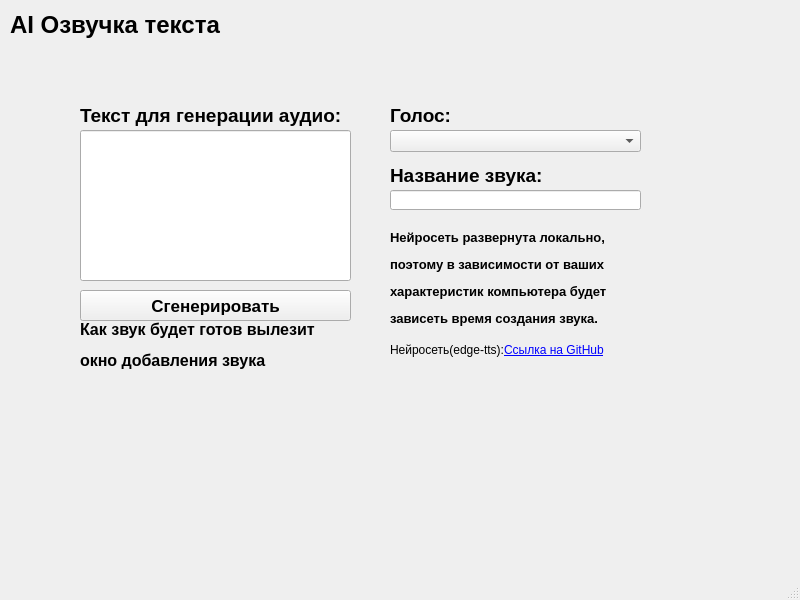
<?xml version="1.0" encoding="UTF-8"?>
<ui version="4.0">
 <class>MainWindow</class>
 <widget class="QMainWindow" name="MainWindow">
  <property name="geometry">
   <rect>
    <x>0</x>
    <y>0</y>
    <width>800</width>
    <height>600</height>
   </rect>
  </property>
  <property name="windowTitle">
   <string>MainWindow</string>
  </property>
  <widget class="QWidget" name="centralwidget">
   <widget class="QLabel" name="label_text">
    <property name="geometry">
     <rect>
      <x>80</x>
      <y>100</y>
      <width>281</width>
      <height>31</height>
     </rect>
    </property>
    <property name="font">
     <font>
      <pointsize>14</pointsize>
     </font>
    </property>
    <property name="text">
     <string>&lt;html&gt;&lt;head/&gt;&lt;body&gt;&lt;p&gt;&lt;span style=&quot; font-weight:600;&quot;&gt;Текст для генерации аудио:&lt;/span&gt;&lt;/p&gt;&lt;/body&gt;&lt;/html&gt;</string>
    </property>
   </widget>
   <widget class="QPushButton" name="pushButton_generated">
    <property name="geometry">
     <rect>
      <x>80</x>
      <y>290</y>
      <width>271</width>
      <height>31</height>
     </rect>
    </property>
    <property name="font">
     <font>
      <pointsize>13</pointsize>
      <weight>75</weight>
      <italic>false</italic>
      <bold>true</bold>
      <underline>false</underline>
      <strikeout>false</strikeout>
     </font>
    </property>
    <property name="text">
     <string>Сгенерировать</string>
    </property>
   </widget>
   <widget class="QLabel" name="label">
    <property name="geometry">
     <rect>
      <x>390</x>
      <y>100</y>
      <width>71</width>
      <height>31</height>
     </rect>
    </property>
    <property name="font">
     <font>
      <pointsize>14</pointsize>
     </font>
    </property>
    <property name="text">
     <string>&lt;html&gt;&lt;head/&gt;&lt;body&gt;&lt;p&gt;&lt;span style=&quot; font-weight:600;&quot;&gt;Голос:&lt;/span&gt;&lt;/p&gt;&lt;/body&gt;&lt;/html&gt;</string>
    </property>
   </widget>
   <widget class="QComboBox" name="comboBox_sing">
    <property name="geometry">
     <rect>
      <x>390</x>
      <y>130</y>
      <width>251</width>
      <height>22</height>
     </rect>
    </property>
   </widget>
   <widget class="QLabel" name="label_welcome_ai">
    <property name="geometry">
     <rect>
      <x>10</x>
      <y>0</y>
      <width>231</width>
      <height>51</height>
     </rect>
    </property>
    <property name="font">
     <font>
      <pointsize>18</pointsize>
     </font>
    </property>
    <property name="text">
     <string>&lt;html&gt;&lt;head/&gt;&lt;body&gt;&lt;p&gt;&lt;span style=&quot; font-weight:600;&quot;&gt;AI Озвучка текста&lt;/span&gt;&lt;/p&gt;&lt;/body&gt;&lt;/html&gt;</string>
    </property>
   </widget>
   <widget class="QLineEdit" name="lineEdit_name_audio">
    <property name="geometry">
     <rect>
      <x>390</x>
      <y>190</y>
      <width>251</width>
      <height>20</height>
     </rect>
    </property>
   </widget>
   <widget class="QLineEdit" name="lineEdit_text_generated">
    <property name="geometry">
     <rect>
      <x>80</x>
      <y>130</y>
      <width>271</width>
      <height>151</height>
     </rect>
    </property>
   </widget>
   <widget class="QLabel" name="label_2">
    <property name="geometry">
     <rect>
      <x>390</x>
      <y>160</y>
      <width>251</width>
      <height>31</height>
     </rect>
    </property>
    <property name="font">
     <font>
      <pointsize>14</pointsize>
     </font>
    </property>
    <property name="text">
     <string>&lt;html&gt;&lt;head/&gt;&lt;body&gt;&lt;p&gt;&lt;span style=&quot; font-weight:600;&quot;&gt;Название звука:&lt;/span&gt;&lt;/p&gt;&lt;/body&gt;&lt;/html&gt;</string>
    </property>
   </widget>
   <widget class="QLabel" name="label_3">
    <property name="geometry">
     <rect>
      <x>390</x>
      <y>230</y>
      <width>231</width>
      <height>101</height>
     </rect>
    </property>
    <property name="font">
     <font>
      <pointsize>10</pointsize>
     </font>
    </property>
    <property name="text">
     <string>&lt;html&gt;&lt;head/&gt;&lt;body&gt;&lt;p&gt;&lt;span style=&quot; font-weight:600;&quot;&gt;Нейросеть развернута локально,&lt;/span&gt;&lt;/p&gt;&lt;p&gt;&lt;span style=&quot; font-weight:600;&quot;&gt;поэтому в зависимости от ваших&lt;/span&gt;&lt;/p&gt;&lt;p&gt;&lt;span style=&quot; font-weight:600;&quot;&gt;характеристик компьютера будет&lt;/span&gt;&lt;/p&gt;&lt;p&gt;&lt;span style=&quot; font-weight:600;&quot;&gt;зависеть время создания звука.&lt;/span&gt;&lt;/p&gt;&lt;/body&gt;&lt;/html&gt;</string>
    </property>
    <property name="alignment">
     <set>Qt::AlignLeading|Qt::AlignLeft|Qt::AlignTop</set>
    </property>
   </widget>
   <widget class="QLabel" name="label_on_ai">
    <property name="geometry">
     <rect>
      <x>390</x>
      <y>340</y>
      <width>241</width>
      <height>21</height>
     </rect>
    </property>
    <property name="text">
     <string>&lt;html&gt;&lt;head/&gt;&lt;body&gt;&lt;p&gt;Нейросеть(edge-tts):&lt;a href=&quot;https://github.com/rany2/edge-tts?tab=readme-ov-file&quot;&gt;&lt;span style=&quot; text-decoration: underline; color:#0000ff;&quot;&gt;Ссылка на GitHub&lt;/span&gt;&lt;/a&gt;&lt;/p&gt;&lt;/body&gt;&lt;/html&gt;</string>
    </property>
   </widget>
   <widget class="QLabel" name="label_4">
    <property name="geometry">
     <rect>
      <x>80</x>
      <y>320</y>
      <width>261</width>
      <height>51</height>
     </rect>
    </property>
    <property name="text">
     <string>&lt;html&gt;&lt;head/&gt;&lt;body&gt;&lt;p&gt;&lt;span style=&quot; font-size:12pt; font-weight:600;&quot;&gt;Как звук будет готов вылезит&lt;/span&gt;&lt;/p&gt;&lt;p&gt;&lt;span style=&quot; font-size:12pt; font-weight:600;&quot;&gt;окно добавления звука&lt;/span&gt;&lt;/p&gt;&lt;/body&gt;&lt;/html&gt;</string>
    </property>
   </widget>
  </widget>
  <widget class="QMenuBar" name="menubar">
   <property name="geometry">
    <rect>
     <x>0</x>
     <y>0</y>
     <width>800</width>
     <height>21</height>
    </rect>
   </property>
  </widget>
  <widget class="QStatusBar" name="statusbar"/>
 </widget>
 <resources/>
 <connections/>
</ui>
